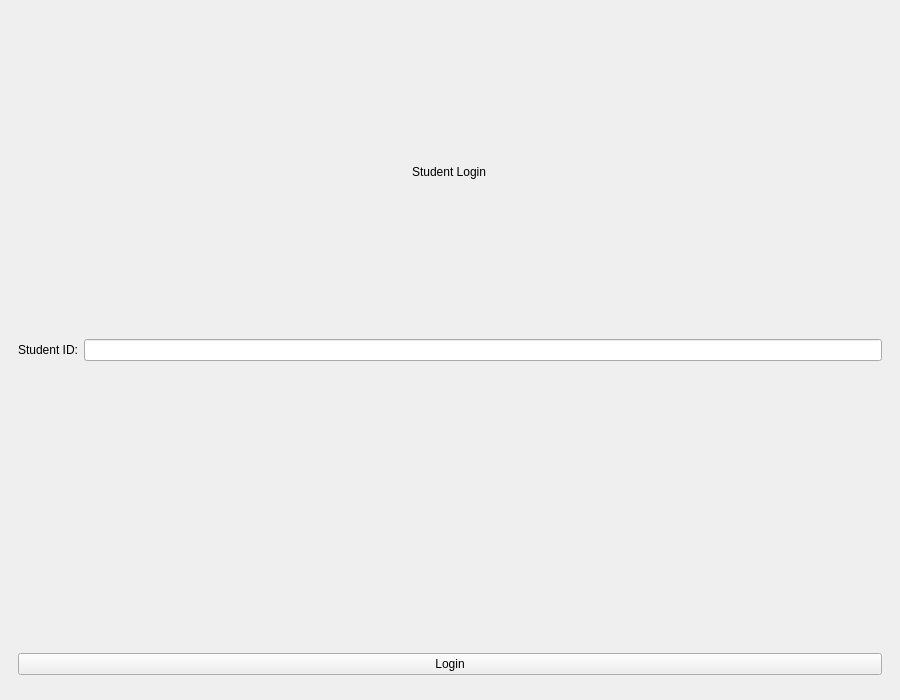
<?xml version="1.0" encoding="UTF-8"?>
<ui version="4.0">
 <class>StudentWindow</class>
 <widget class="QMainWindow" name="StudentWindow">
  <property name="geometry">
   <rect>
    <x>0</x>
    <y>0</y>
    <width>900</width>
    <height>700</height>
   </rect>
  </property>
  <widget class="QWidget" name="centralwidget">
   <layout class="QVBoxLayout" name="verticalLayout">
    <item>
     <widget class="QStackedWidget" name="stackedWidget">
      
      <!-- Page 0: Login -->
      <widget class="QWidget" name="loginPage">
       <layout class="QVBoxLayout" name="loginLayout">
        <item alignment="Qt::AlignHCenter">
         <widget class="QLabel" name="loginTitle">
          <property name="text"><string>Student Login</string></property>
         </widget>
        </item>
        <item>
         <spacer name="spacer1">
          <property name="orientation"><enum>Qt::Vertical</enum></property>
         </spacer>
        </item>
        <item>
         <layout class="QFormLayout" name="formLayout">
          <item row="0" column="0">
           <widget class="QLabel" name="studentIdLabel"><property name="text"><string>Student ID:</string></property></widget>
          </item>
          <item row="0" column="1">
           <widget class="QLineEdit" name="studentIdEdit"/>
          </item>
         </layout>
        </item>
        <item>
         <widget class="QPushButton" name="loginButton">
          <property name="text"><string>Login</string></property>
          <property name="minimumHeight"><number>50</number></property>
         </widget>
        </item>
        <item>
         <spacer name="spacer2">
          <property name="orientation"><enum>Qt::Vertical</enum></property>
         </spacer>
        </item>
       </layout>
      </widget>
      
      <!-- Page 1: Instructions -->
      <widget class="QWidget" name="instructionsPage">
       <layout class="QVBoxLayout" name="instrLayout">
        <item alignment="Qt::AlignHCenter">
         <widget class="QLabel" name="instructionsTitle">
          <property name="text"><string>Instructions</string></property>
         </widget>
        </item>
        <item>
         <widget class="QFrame" name="timeLimitFrame">
          <property name="styleSheet"><string>background-color: #e3f2fd; border: 2px solid #1976d2; border-radius: 10px; padding: 15px;</string></property>
          <layout class="QHBoxLayout" name="timeLayout">
           <item>
            <widget class="QLabel" name="timeLimitLabel">
             <property name="text"><string>Time Limit: 30 seconds</string></property>
             <property name="styleSheet"><string>font-size: 18px; color: #1565c0; font-weight: bold; background: transparent; border: none;</string></property>
            </widget>
           </item>
          </layout>
         </widget>
        </item>
        <item>
         <widget class="QFrame" name="passingFrame">
          <property name="styleSheet"><string>background-color: #e8f5e9; border: 2px solid #388e3c; border-radius: 10px; padding: 15px;</string></property>
          <layout class="QHBoxLayout" name="passingLayout">
           <item>
            <widget class="QLabel" name="passingLabel">
             <property name="text"><string>Passing Score: 50%</string></property>
             <property name="styleSheet"><string>font-size: 18px; color: #2e7d32; font-weight: bold; background: transparent; border: none;</string></property>
            </widget>
           </item>
          </layout>
         </widget>
        </item>
        <item>
         <widget class="QFrame" name="randomFrame">
          <property name="styleSheet"><string>background-color: #fff3e0; border: 2px solid #f57c00; border-radius: 10px; padding: 15px;</string></property>
          <layout class="QHBoxLayout" name="randomLayout">
           <item>
            <widget class="QLabel" name="randomLabel">
             <property name="text"><string>Questions are randomized</string></property>
             <property name="styleSheet"><string>font-size: 18px; color: #e65100; font-weight: bold; background: transparent; border: none;</string></property>
            </widget>
           </item>
          </layout>
         </widget>
        </item>
        <item>
         <spacer name="spacer3">
          <property name="orientation"><enum>Qt::Vertical</enum></property>
         </spacer>
        </item>
        <item alignment="Qt::AlignHCenter">
         <widget class="QLabel" name="goodLuckLabel">
          <property name="text"><string>Good Luck!</string></property>
          <property name="styleSheet"><string>font-size: 24px; color: #27ae60; font-weight: bold;</string></property>
         </widget>
        </item>
        <item>
         <widget class="QPushButton" name="startExamButton">
          <property name="text"><string>Start Exam</string></property>
          <property name="minimumHeight"><number>60</number></property>
         </widget>
        </item>
       </layout>
      </widget>
      
      <!-- Page 2: Exam -->
      <widget class="QWidget" name="examPage">
       <layout class="QVBoxLayout" name="examLayout">
        <item>
         <layout class="QHBoxLayout" name="topLayout">
          <item>
           <widget class="QLabel" name="questionInfoLabel">
            <property name="text"><string>Question 1 of 10</string></property>
            <property name="styleSheet"><string>font-size: 16px; color: #a0a0a0;</string></property>
           </widget>
          </item>
          <item>
           <spacer name="spacer4">
            <property name="orientation"><enum>Qt::Horizontal</enum></property>
           </spacer>
          </item>
          <item>
           <widget class="QLabel" name="timerLabel">
            <property name="text"><string>30</string></property>
            <property name="styleSheet"><string>font-size: 36px; font-weight: bold; color: #27ae60;</string></property>
           </widget>
          </item>
         </layout>
        </item>
        <item>
         <widget class="QProgressBar" name="progressBar">
          <property name="value"><number>0</number></property>
          <property name="maximumHeight"><number>20</number></property>
         </widget>
        </item>
        <item>
         <widget class="QTextEdit" name="questionTextEdit">
          <property name="readOnly"><bool>true</bool></property>
          <property name="maximumHeight"><number>120</number></property>
          <property name="styleSheet"><string>background-color: #e3f2fd; color: #1565c0; font-size: 18px; font-weight: bold; padding: 15px; border: 2px solid #1976d2; border-radius: 8px;</string></property>
         </widget>
        </item>
        <item>
         <widget class="QRadioButton" name="optionA">
          <property name="text"><string>Option A</string></property>
          <property name="styleSheet"><string>QRadioButton { font-size: 16px; padding: 10px; background-color: white; border: 2px solid #cccccc; border-radius: 8px; } QRadioButton::indicator { width: 20px; height: 20px; } QRadioButton:checked { background-color: #e3f2fd; border-color: #1976d2; }</string></property>
         </widget>
        </item>
        <item>
         <widget class="QRadioButton" name="optionB">
          <property name="text"><string>Option B</string></property>
          <property name="styleSheet"><string>QRadioButton { font-size: 16px; padding: 10px; background-color: white; border: 2px solid #cccccc; border-radius: 8px; } QRadioButton::indicator { width: 20px; height: 20px; } QRadioButton:checked { background-color: #e3f2fd; border-color: #1976d2; }</string></property>
         </widget>
        </item>
        <item>
         <widget class="QRadioButton" name="optionC">
          <property name="text"><string>Option C</string></property>
          <property name="styleSheet"><string>QRadioButton { font-size: 16px; padding: 10px; background-color: white; border: 2px solid #cccccc; border-radius: 8px; } QRadioButton::indicator { width: 20px; height: 20px; } QRadioButton:checked { background-color: #e3f2fd; border-color: #1976d2; }</string></property>
         </widget>
        </item>
        <item>
         <widget class="QRadioButton" name="optionD">
          <property name="text"><string>Option D</string></property>
          <property name="styleSheet"><string>QRadioButton { font-size: 16px; padding: 10px; background-color: white; border: 2px solid #cccccc; border-radius: 8px; } QRadioButton::indicator { width: 20px; height: 20px; } QRadioButton:checked { background-color: #e3f2fd; border-color: #1976d2; }</string></property>
         </widget>
        </item>
        <item>
         <spacer name="spacer5">
          <property name="orientation"><enum>Qt::Vertical</enum></property>
         </spacer>
        </item>
        <item>
         <widget class="QPushButton" name="nextButton">
          <property name="text"><string>Next →</string></property>
          <property name="minimumHeight"><number>50</number></property>
         </widget>
        </item>
        <item>
         <widget class="QPushButton" name="submitButton">
          <property name="text"><string>Submit</string></property>
          <property name="minimumHeight"><number>50</number></property>
         </widget>
        </item>
       </layout>
      </widget>
      
      <!-- Page 3: Results -->
      <widget class="QWidget" name="resultsPage">
       <layout class="QVBoxLayout" name="resultsLayout">
        <item alignment="Qt::AlignHCenter">
         <widget class="QLabel" name="resultsTitle">
          <property name="text"><string>Results</string></property>
         </widget>
        </item>
        <item alignment="Qt::AlignHCenter">
         <widget class="QLabel" name="scoreLabel">
          <property name="text"><string>80%</string></property>
          <property name="styleSheet"><string>font-size: 72px; font-weight: bold; color: #27ae60;</string></property>
         </widget>
        </item>
        <item alignment="Qt::AlignHCenter">
         <widget class="QLabel" name="statusLabel">
          <property name="text"><string>PASS!</string></property>
          <property name="styleSheet"><string>font-size: 32px; font-weight: bold; color: #27ae60;</string></property>
         </widget>
        </item>
        <item alignment="Qt::AlignHCenter">
         <widget class="QLabel" name="detailsLabel">
          <property name="text"><string>Correct: 4 / 5</string></property>
          <property name="styleSheet"><string>font-size: 18px; color: #a0a0a0;</string></property>
         </widget>
        </item>
        <item alignment="Qt::AlignHCenter">
         <widget class="QLabel" name="timeUpLabel">
          <property name="text"><string/></property>
         </widget>
        </item>
        <item>
         <spacer name="spacer6">
          <property name="orientation"><enum>Qt::Vertical</enum></property>
         </spacer>
        </item>
        <item>
         <widget class="QPushButton" name="closeButton">
          <property name="text"><string>Close</string></property>
          <property name="minimumHeight"><number>50</number></property>
         </widget>
        </item>
       </layout>
      </widget>
      
     </widget>
    </item>
   </layout>
  </widget>
 </widget>
 <resources/>
 <connections/>
</ui>
